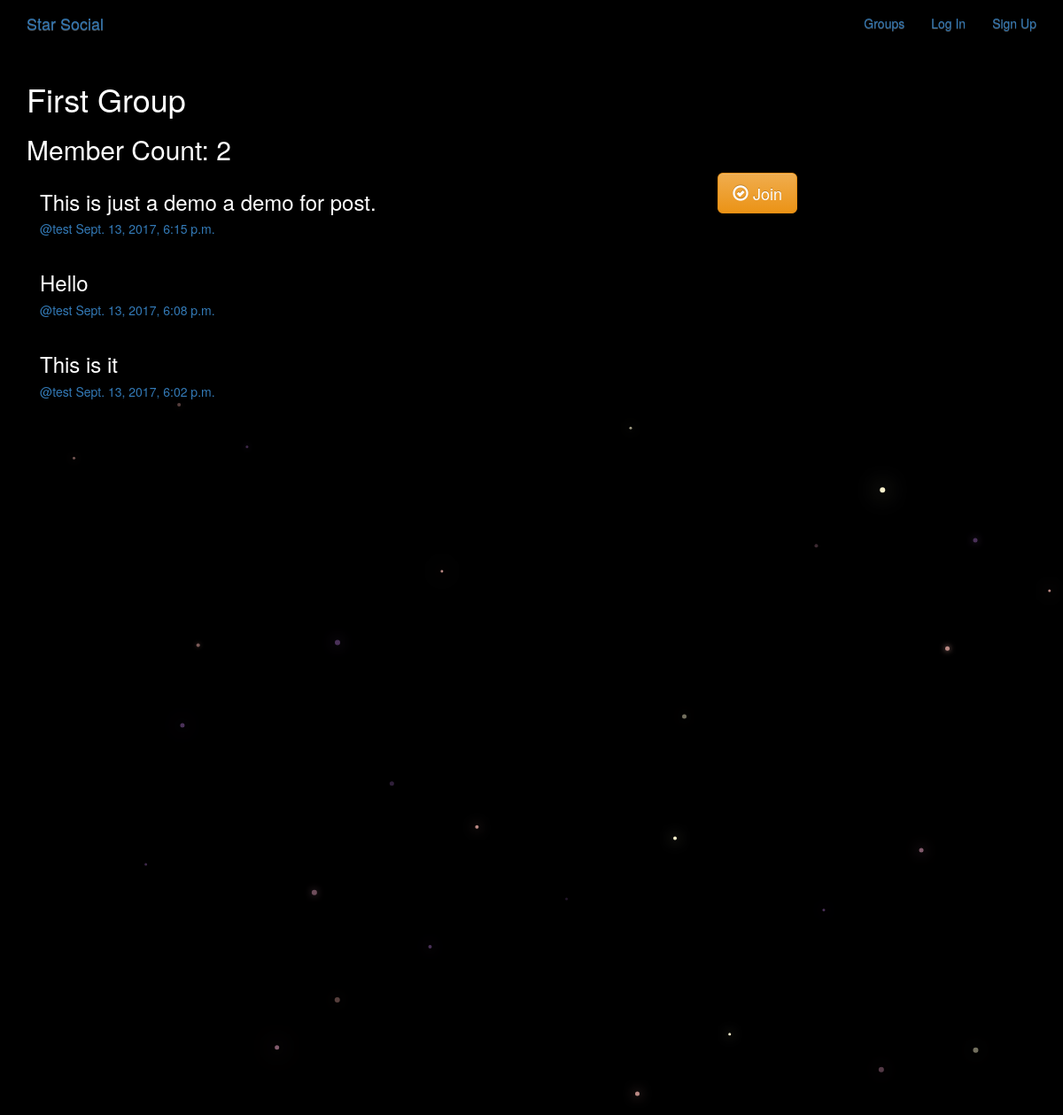
The app's page /groups/posts/in/first-group/ with its own data.
### groups/models.py (models this page shows, shortened)
class Group(models.Model):
    name = models.CharField(max_length = 255, unique=True)
    slug = models.SlugField(allow_unicode=True, unique=True)
    description = models.TextField(blank=True, default='')
    description_html = models.TextField(editable=False, default='', blank=True)
    members = models.ManyToManyField(User, through='GroupMember')
    class Meta:
        ordering = ['name']

### posts/models.py (models this page shows, shortened)
class Post(models.Model):
    user = models.ForeignKey(User, related_name='posts')
    created_at = models.DateTimeField(auto_now=True)
    message = models.TextField()
    message_html = models.TextField(editable=False)
    group = models.ForeignKey(Group, related_name='posts', null=True, blank=True)
    class Meta:
        ordering = ['-created_at']
        unique_together = ['user', 'message']

### groups/views.py (the view)
# urls.py: url(r'^posts/in/(?P<slug>[-\w]+)/$', views.SingleGroup.as_view(), name='single'),
class SingleGroup(generic.DetailView):
    model = Group

### groups/templates/groups/group_detail.html (shortened to what this page needs)
{% extends "groups/group_base.html" %}
{% block pregroup %}
<h1>{{ group.name }}</h1>
<h2>Member Count: {{ group.members.count }}</h2>
<div class="content">
  {% if user in group.members.all %}
    <a class="btn btn-lg btn-fill btn-warning" href="{% url 'groups:leave' slug=group.slug %}">
      <span class="glyphicon glyphicon-remove-circle"></span> Leave
    </a>
  {% else %}
    <a class="btn btn-lg btn-fill btn-warning" href="{% url 'groups:join' slug=group.slug %}">
      <span class="glyphicon glyphicon-ok-circle"></span> Join
    </a>
  {% endif %}
  {%endblock%}
{% block group_content %}
  <div class="col-md-8">
    {% if group.posts.count == 0 %}
      <h2>No posts in this group yet!</h2>
    {% else %}
      {% for post in group.posts.all %}
        {% include "posts/_post.html"%}
      {%endfor%}
    {%endif%}
  </div>
{% endblock %}

### posts/templates/posts/_post.html (shortened to what this page needs)
<div class="post media">
  <h3>{{post.message_html|safe}}</h3>
  <div class="media-body">
    <h5 class="media-heading">
    <span class="username">
        <a href="{% url 'posts:for_user' username=post.user.username %}">@{{post.user.username}}</a>
    </span>
    <time class="time">
      <a href="{% url 'posts:single' username=post.user.username pk=post.pk %}">
        {{post.created_at}}
      </a>
    </time>
    </h5>
  </div>
</div>

### static/simplesocial/css/master.css (style rules this page uses)
body { background: #000; color: #fff; }

### records on screen
Group: name "First Group", members.count "2"
Post: message_html "This is just a demo a demo for post.", user.username "test", created_at "Sept. 13, 2017, 6:15 p.m."
Post: message_html "Hello", user.username "test", created_at "Sept. 13, 2017, 6:08 p.m."
Post: message_html "This is it", user.username "test", created_at "Sept. 13, 2017, 6:02 p.m."
